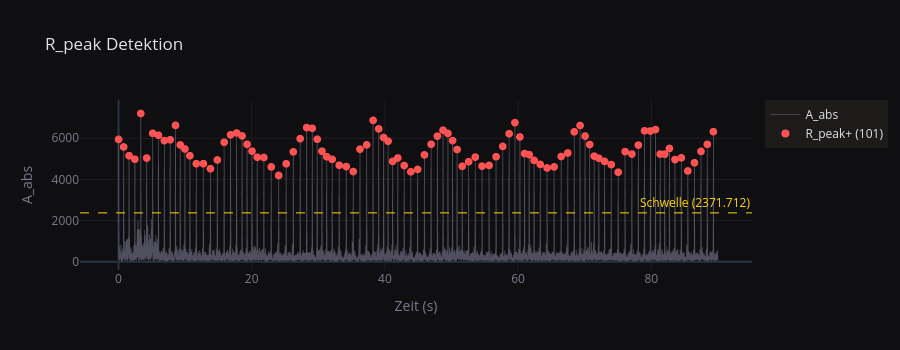

Source (notebook cell):
### Code cell
fig = plot_r_peak_detection(df_analysis, r_peak_times, r_peak_values)
fig.show()
